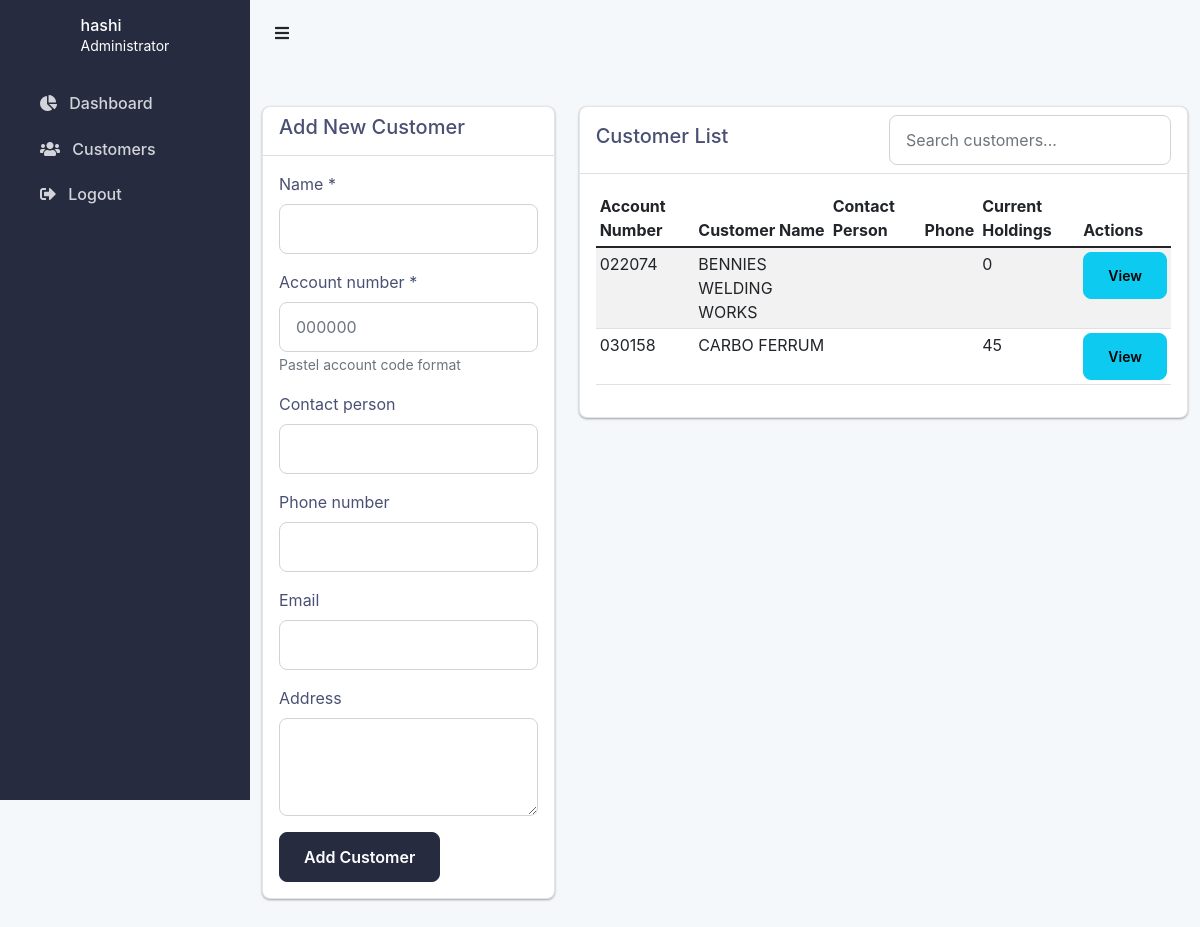
The page /customers/ (signed in) on the database its author committed.
### web/models.py (models this page shows, shortened)
class Customer(models.Model):
    name = models.CharField(max_length=200)
    account_number = models.CharField(
        max_length=15,
        unique=True,
        help_text="Pastel account code format"
    )
    contact_person = models.CharField(max_length=100, blank=True)
    phone_number = models.CharField(max_length=20, blank=True)
    email = models.EmailField(blank=True)
    address = models.TextField(blank=True)
    created_at = models.DateTimeField(auto_now_add=True)
    updated_at = models.DateTimeField(auto_now=True)
    is_active = models.BooleanField(default=True)
    def get_total_holdings(self):
        movements = CylinderMovement.objects.filter(
            document__customer=self
        ).select_related('document').order_by(
            'document__document_date',  # Order by date first
            'document__document_type',  # Then by document type (IN before NR)
            'document__created_at'      # Finally by creation time
        )
        print(f"\nCalculating holdings for {self.name}")
        print("Initial total: 0")
        running_total = 0
        for movement in movements:
            old_total = running_total
            doc = movement.document
            if movement.movement_type == 'R':
                running_total += movement.quantity
                print(f"+ Received {movement.quantity} from {doc.document_number} ({doc.document_date})")
                print(f"  New total: {old_total} + {movement.quantity} = {running_total}")
            else:  # 'E' for Empty Return
                running_total -= movement.quantity
                print(f"- Returned {movement.quantity} from {doc.document_number} ({doc.document_date})")
                print(f"  New total: {old_total} - {movement.quantity} = {running_total}")
        print(f"Final holdings: {running_total}")
        return running_total
    class Meta:
        ordering = ['name']

class CylinderMovement(models.Model):
    MOVEMENT_TYPES = [
        ('R', 'Received'),
        ('E', 'Empty Return'),
    ]
    document = models.ForeignKey(Document, on_delete=models.CASCADE, related_name='movements')
    movement_type = models.CharField(max_length=1, choices=MOVEMENT_TYPES)
    quantity = models.IntegerField()
    pastel_item_code = models.CharField(
        max_length=30,
        null=True,
        blank=True,
        help_text="Pastel inventory item code"
    )

class Document(models.Model):
    DOCUMENT_TYPES = [
        ('IN', 'Tax Invoice'),
        ('NR', 'Empty Return Slip'),
    ]
    document_number = models.CharField(
        max_length=20,
        unique=True,
        help_text="Format: IN/NR followed by number"
    )
    document_type = models.CharField(max_length=2, choices=DOCUMENT_TYPES)
    document_date = models.DateField()
    customer = models.ForeignKey(Customer, on_delete=models.CASCADE, related_name='documents')
    created_by = models.ForeignKey(User, on_delete=models.CASCADE)
    created_at = models.DateTimeField(auto_now_add=True)
    updated_at = models.DateTimeField(auto_now=True)
    STATUS_CHOICES = [
        ('DRAFT', 'Draft'),
        ('ACTIVE', 'Active'),
        ('VOID', 'Voided'),
        ('PENDING_SYNC', 'Pending Sync'),
        ('SYNCED', 'Synced with Pastel')
    ]
    status = models.CharField(
        max_length=20,
        choices=STATUS_CHOICES,
        default='ACTIVE'
    )
    void_reason = models.TextField(blank=True)
    void_date = models.DateTimeField(null=True, blank=True)
    void_by = models.ForeignKey(
        User,
        on_delete=models.SET_NULL,
        null=True,
        related_name='voided_documents'
    )

### web/views.py (the view)
# urls.py: path('customers/', views.customer_management, name='customer_management'),
@login_required
def customer_management(request):
    customers = Customer.objects.filter(is_active=True).order_by('name').select_related()
    if request.method == 'POST':
        form = CustomerForm(request.POST)
        if form.is_valid():
            try:
                customer = form.save(commit=False)
                customer.is_active = True
                customer.save()
                updated_customers = Customer.objects.filter(
                    is_active=True
                ).order_by('name').select_related()
                return JsonResponse({
                    'success': True,
                    'message': f'Customer {customer.name} added successfully',
                    'customers': [
                        {
                            'account_number': c.account_number,
                            'name': c.name,
                            'contact_person': c.contact_person or '',
                            'phone_number': c.phone_number or '',
                            'total_holdings': c.get_total_holdings()
                        } for c in updated_customers
                    ]
                })
            except Exception as e:
                return JsonResponse({
                    'success': False,
                    'message': str(e)
                })
    else:
        form = CustomerForm()
        customers = Customer.objects.filter(
            is_active=True
        ).order_by('name').select_related()
    context = {
        'customers': customers,
        'form': form
    }
    return render(request, 'web/customer_management.html', context)

### web/forms.py (shortened to what this page needs)
class CustomerForm(forms.ModelForm):
    class Meta:
        model = Customer
        fields = ['name', 'account_number', 'contact_person', 'phone_number', 'email', 'address']
        widgets = {
            'name': forms.TextInput(attrs={'class': 'form-control'}),
            'account_number': forms.TextInput(attrs={
                'class': 'form-control',
                'pattern': '[0-9]{6}',
                'placeholder': '000000'
            }),
            'contact_person': forms.TextInput(attrs={'class': 'form-control'}),
            'phone_number': forms.TextInput(attrs={'class': 'form-control'}),
            'email': forms.EmailInput(attrs={'class': 'form-control'}),
            'address': forms.Textarea(attrs={'class': 'form-control', 'rows': 3}),
        }

### web/templatetags/form_tags.py (called while the page is built)
@register.filter(name='addclass')
def addclass(field, css):
    if hasattr(field, 'as_widget'):
        return field.as_widget(attrs={"class": css})
    else:
        return field.replace('class="', f'class="{css} ')

### web/templates/web/customer_management.html (shortened to what this page needs)
{% extends 'web/base.html' %}
{% load static %}
{% load form_tags %}
{% block authenticated_content %}
<div class="container">
    <div class="row">
        <div class="col-md-4">
            <div class="card">
                <div class="card-header">
                    <h5>Add New Customer</h5>
                </div>
                <div class="card-body">
                    <form method="POST">
                        {% for field in form %}
                        <div class="mb-3">
                            <label for="{{ field.id_for_label }}" class="form-label">
                                {{ field.label }}
                                {% if field.field.required %}*{% endif %}
                            </label>
                            {{ field|addclass:"form-control" }}
                            {% if field.help_text %}
                            <small class="form-text text-muted">{{ field.help_text }}</small>
                            {% endif %}
                        </div>
                        {% endfor %}
                        <button type="submit" class="btn btn-primary">Add Customer</button>
                    </form>
                </div>
            </div>
        </div>
        <div class="col-md-8">
            <div class="card">
                <div class="card-header d-flex justify-content-between align-items-center">
                    <h5>Customer List</h5>
                    <div class="form-inline">
                        <input type="text" id="customerSearch" class="form-control form-control-sm" placeholder="Search customers...">
                    </div>
                </div>
                <div class="card-body">
                    <div class="table-responsive">
                        <table class="table table-sm table-striped table-hover" id="customerTable">
                            <thead>
                                <tr>
                                    <th>Account Number</th>
                                    <th>Customer Name</th>
                                    <th>Contact Person</th>
                                    <th>Phone</th>
                                    <th>Current Holdings</th>
                                    <th>Actions</th>
                                </tr>
                            </thead>
                            <tbody>
                                {% if customers %}
                                    {% for customer in customers %}
                                    <tr>
                                        <td>{{ customer.account_number }}</td>
                                        <td>{{ customer.name }}</td>
                                        <td>{{ customer.contact_person }}</td>
                                        <td>{{ customer.phone_number }}</td>
                                        <td>{{ customer.get_total_holdings }}</td>
                                        <td>
                                            <button class="btn btn-sm btn-info" onclick="viewCustomerDetails('{{ customer.account_number }}')">
                                                View
                                            </button>
                                        </td>
                                    </tr>
                                    {% endfor %}
                                {% else %}
                                    <tr>
                                        <td colspan="6" class="text-center">No customers found</td>
                                    </tr>
                                {% endif %}
                            </tbody>
                        </table>
                    </div>
                </div>
            </div>
        </div>
    </div>
</div>
{% endblock %}

### web/templates/web/base.html (shortened to what this page needs)
{% load static %}
<!DOCTYPE html>
<html>
<head>
    <link href="https://cdn.jsdelivr.net/npm/bootstrap@5.1.3/dist/css/bootstrap.min.css" rel="stylesheet">
    <link href="https://cdnjs.cloudflare.com/ajax/libs/font-awesome/5.15.4/css/all.min.css" rel="stylesheet">
    <link href="{% static 'volt/css/volt.css' %}" rel="stylesheet">
    <link href="https://cdn.jsdelivr.net/npm/sweetalert2@11/dist/sweetalert2.min.css" rel="stylesheet">
    <link href="https://cdnjs.cloudflare.com/ajax/libs/toastr.js/latest/toastr.min.css" rel="stylesheet">
    <link href="https://cdnjs.cloudflare.com/ajax/libs/toastr.js/latest/css/toastr.min.css" rel="stylesheet">
</head>
<body>
    {% block content_wrapper %}
        {% if user.is_authenticated %}
            <nav id="sidebarMenu" class="sidebar d-lg-block bg-gray-800 text-white collapse">
                <div class="sidebar-inner px-4 pt-3">
                    <div class="user-card d-flex align-items-center justify-content-between justify-content-md-center pb-4">
                        <div class="d-flex align-items-center">
                            <div class="d-block">
                                <h6 class="mb-0 text-white">{{ user.username }}</h6>
                                <div class="small text-gray-400">{% if user.is_staff %}Administrator{% else %}User{% endif %}</div>
                            </div>
                        </div>
                    </div>
                    <ul class="nav flex-column pt-3 pt-md-0">
                        <li class="nav-item {% if request.resolver_match.url_name == 'dashboard' %}active{% endif %}">
                            <a href="{% url 'dashboard' %}" class="nav-link">
                                <span class="sidebar-icon"><i class="fas fa-chart-pie"></i></span>
                                <span class="sidebar-text">Dashboard</span>
                            </a>
                        </li>
                        <li class="nav-item {% if request.resolver_match.url_name == 'customer_management' %}active{% endif %}">
                            <a href="{% url 'customer_management' %}" class="nav-link">
                                <span class="sidebar-icon"><i class="fas fa-users"></i></span>
                                <span class="sidebar-text">Customers</span>
                            </a>
                        </li>
                        <li class="nav-item">
                            <a href="{% url 'logout' %}" class="nav-link">
                                <span class="sidebar-icon"><i class="fas fa-sign-out-alt"></i></span>
                                <span class="sidebar-text">Logout</span>
                            </a>
                        </li>
                    </ul>
                </div>
            </nav>
            <main class="content">
                <nav class="navbar navbar-top navbar-expand navbar-dashboard navbar-dark ps-0 pe-2 pb-0">
                    <div class="container-fluid px-0">
                        <div class="d-flex justify-content-between w-100">
                            <div class="d-flex align-items-center">
                                <button id="sidebar-toggle" class="sidebar-toggle me-3 btn btn-icon-only d-none d-lg-inline-block align-items-center justify-content-center">
                                    <i class="fas fa-bars"></i>
                                </button>
                            </div>
                        </div>
                    </div>
                </nav>
                <div class="py-4">
                    <div class="d-flex justify-content-between flex-wrap flex-md-nowrap align-items-center py-4">
                        <div class="container-fluid px-0">
                            {% block authenticated_content %}{% endblock %}
                        </div>
                    </div>
                </div>
            </main>
        {% else %}
            <div class="auth-wrapper">
                {% block unauthenticated_content %}{% endblock %}
            </div>
        {% endif %}
    {% endblock content_wrapper %}
</body>
</html>

### static/volt/css/volt.css (style rules this page uses)
:root { --volt-primary: #262B40; --volt-secondary: #5c6ca5; --volt-success: #28a745; --volt-info: #17a2b8; --volt-warning: #ffc107; --volt-danger: #dc3545; --volt-light: #f8f9fa; --volt-dark: #343a40; }
body { font-family: "Inter", sans-serif; font-size: 1rem; line-height: 1.5; color: #4A5073; background-color: #F5F8FB; }
.card { position: relative; display: flex; flex-direction: column; min-width: 0; word-wrap: break-word; background-color: #fff; background-clip: border-box; border: 0.0625rem solid rgba(46, 54, 80, 0.125); border-radius: 0.5rem; }
.btn { padding: 0.75rem 1.5rem; font-weight: 600; border-radius: 0.5rem; transition: all 0.2s ease; }
.btn-primary { color: #ffffff; background-color: var(--volt-primary); border-color: var(--volt-primary); }
.form-control { padding: 0.75rem 1rem; font-size: 1rem; line-height: 1.5; border-radius: 0.5rem; transition: all 0.2s ease; }
.sidebar { background-color: var(--volt-primary); }

### web/templates/web/base.html (style rules this page uses)
:root { --bs-primary: #262B40; --bs-secondary: #5c6ca5; }
.bg-gray-800 { background-color: #262B40; }
.sidebar { width: 250px; position: fixed; top: 0; left: 0; height: 100vh; z-index: 100; transition: margin 0.3s ease-in-out; }
.content { margin-left: 250px; transition: margin 0.3s ease-in-out; }
.nav-link { color: rgba(255,255,255,0.8); padding: 0.675rem 1rem; font-weight: 500; }
.sidebar-icon { margin-right: 0.5rem; }
.navbar-dashboard { background-color: transparent; }
.card { border-radius: 0.5rem; box-shadow: 0 1px 3px rgba(0,0,0,0.12), 0 1px 2px rgba(0,0,0,0.24); }
.card-header { background-color: transparent; border-bottom: 1px solid rgba(0,0,0,0.125); }
.btn-primary { background-color: var(--bs-primary); border-color: var(--bs-primary); }

### rows shown on the page
Customer: account_number "022074", name "BENNIES WELDING WORKS", get_total_holdings "0"
Customer: account_number "030158", name "CARBO FERRUM", get_total_holdings "45"

### other values the page prints
{{ user.username }} "hashi"
{{ field.label }} "Name" "Account number" "Contact person" "Phone number" "Email" "Address"
{{ field.help_text }} "Pastel account code format"
